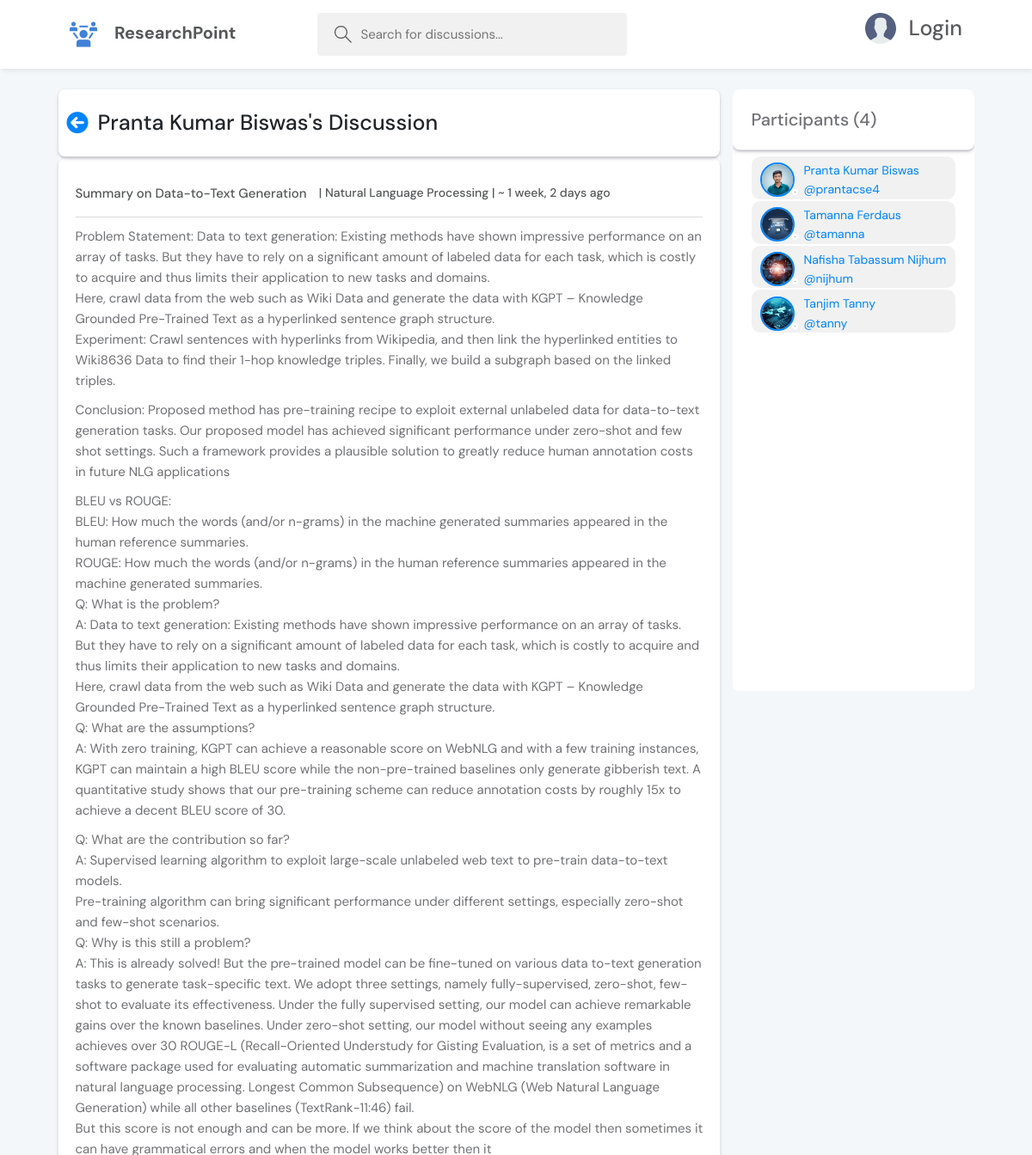
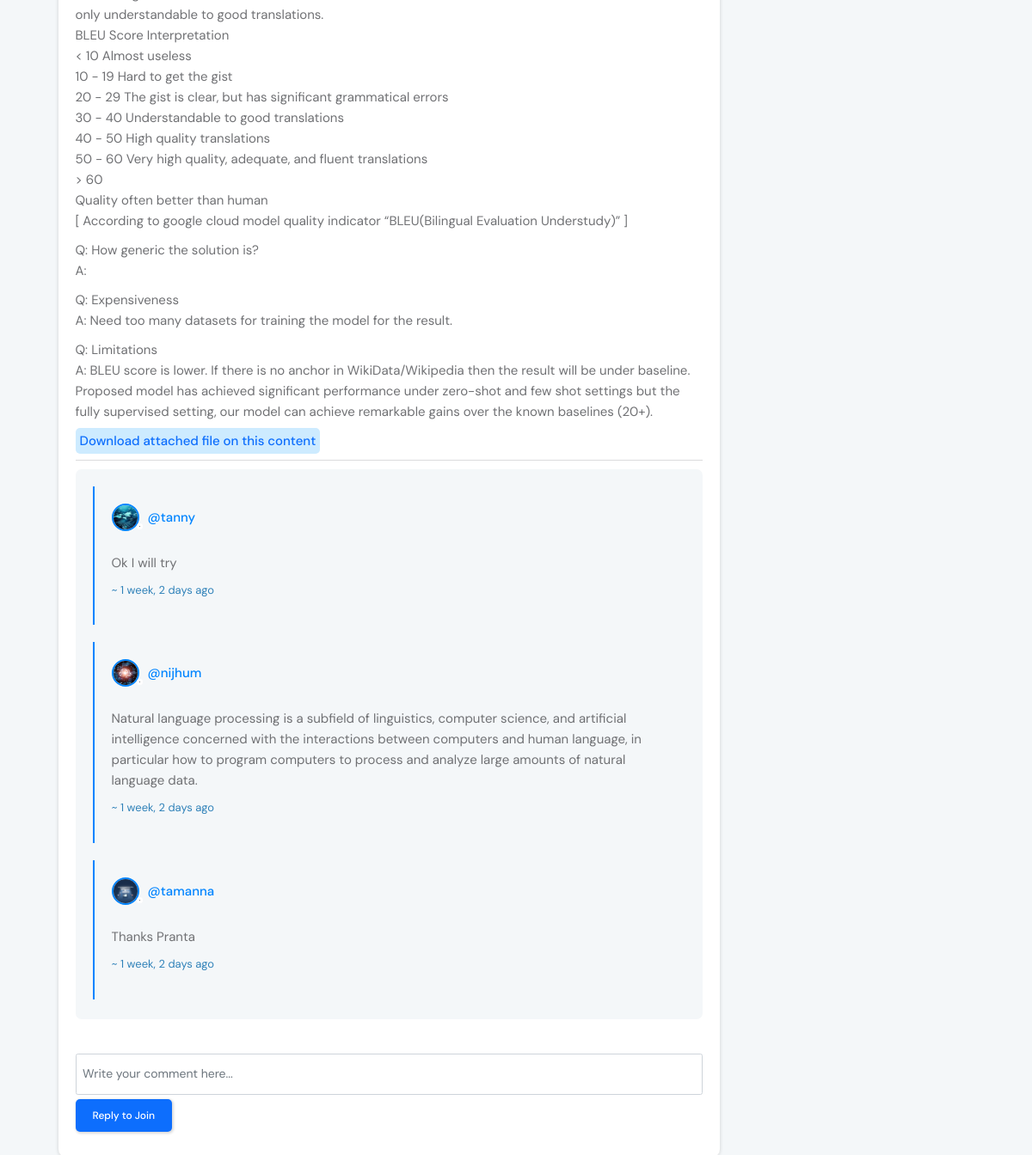
The page /discussion/1/ on the database its author committed (2 pictures, top to bottom).
### Discussions/models.py (models this page shows, shortened)
class Discussion(models.Model):
    host = models.ForeignKey(User, on_delete=models.SET_NULL, null=True)
    topic = models.ForeignKey(Topic, on_delete=models.SET_NULL, null=True)
    name = models.CharField(max_length=200)
    description = models.TextField(blank=True, null=True)
    file = models.FileField(upload_to='Files', max_length=100,  blank=True, null=True)
    participants = models.ManyToManyField(User, related_name='participants', blank=True)
    update = models.DateTimeField(auto_now=True)
    created =models.DateTimeField(auto_now_add=True)
    class Meta:
        ordering = ('-update', '-created')

class Topic(models.Model):
    name = models.CharField(max_length=200)

class Comment(models.Model):
    user = models.ForeignKey(User, on_delete=models.CASCADE)
    discussion = models.ForeignKey(Discussion, on_delete=models.CASCADE)
    body = models.TextField(blank=True, null=True)
    update = models.DateTimeField(auto_now=True)
    created =models.DateTimeField(auto_now_add=True)
    class Meta:
        ordering = ('-update', '-created')

### Accounts/models.py (models this page shows)
class User(AbstractUser):
    name = models.CharField(max_length=200, null=True)
    email = models.EmailField(null=True, unique=True)
    bio = models.TextField(null=True)
    institution = models.CharField(null=True, max_length=255,)
    is_user  = models.BooleanField(default=False, blank=True, null=True)
    is_researcher  = models.BooleanField(default=False, blank=True, null=True)
    avatar = models.ImageField(upload_to='upload', null=True, default="avatar.svg")
    REQUIRED_FIELDS = []

### Discussions/views.py (the view, shortened to what this page needs)
# urls.py: path('discussion/<str:pk>/', views.discussion, name="discussion"),
def discussion(request, pk):
    thisdiscussion = Discussion.objects.get(pk=pk)
    discussion_comments = thisdiscussion.comment_set.all()
    participants = thisdiscussion.participants.all()
    diction = {'discussion':thisdiscussion, 'participants':participants, 'discussion_comments':discussion_comments}
    return render(request, 'Discussions/Discussion.html', context=diction)

### Discussions/templates/Discussions/discussion.html (shortened to what this page needs)
{% extends 'main.html' %}
{% load static %}
{% block extracss %}
<link rel="stylesheet" href="{% static 'css/main.css' %}">
{% endblock extracss %}
{% block main %}
<br>
<main>
  <div class="container mydiscussions">
    <div class="discussions ">
      <div class="card-header myheader">
        <div class="right">
          <a href="{% url 'home' %}"><i class="fas fa-arrow-circle-left"></i></a>
          <h4 class="d-flex justify-content-center"><a class="text-dark" href="{% url 'user-profile' discussion.host.id %}">{{ discussion.host.name }}'s Discussion</a></h4>
        </div>
      </div>
      <div class="discussion-body">
        <div class="discussionList2">
          <div class="discussionList_content">
            <a href="{% url 'discussion' discussion.id %}">{{ discussion.name }} <span class="myspan">&nbsp; &nbsp; | {{ discussion.topic.name }} | ~ {{discussion.created|timesince }} ago</span></a>
            <hr>
            <p>
              {{discussion.description|linebreaks}}
            </p>
            {% if discussion.file %}
            <p><a href="{{ discussion.file.url }}" class="text-primary download">Download attached file on this
                content</a></p>
            {% endif %}
            <hr>
            {% if discussion_comments.count > 0 %}
            <div class="room__conversation">
              <div class="threads scroll">
                {% for comment in discussion_comments %}
                <div class="thread">
                  <div class="thread__top">
                    <div class="thread__author">
                      <a href="{% url 'user-profile' comment.user.id %}" class="thread__authorInfo">
                        <div class="avatar avatar--small">
                          <img src="{{ comment.user.avatar.url }}" />
                        </div>
                        <span class="myauthor">@{{comment.user.username}}</span>
                      </a>
                    </div>
                  </div>
                  <div>
                    <p>{{ comment.body|linebreaks }}</p>
                  </div>
              <p class="myp">~ {{comment.created|timesince}} ago</p>
                </div>
                {% endfor %}
              </div>
            </div>
            {% endif %}
            <div class="mycomment">
              <form action="" method="POST">
                <input name="body" class="form-control" required placeholder="Write your comment here..." />
                <button class="btn btn-primary text-white mt-2">Reply to Join</button>
              </form>
            </div>
          </div>
        </div>
      </div>
    </div>
    <div class="participants">
      <div class="card-header myheader">
        <h4>Participants ({{participants.count}}) </h4>
      </div>
        <div class="mycommentcard">
          {% for user in participants %}
          <a href="{% url 'user-profile' user.id %}" class="myparticipant">
            <div class="avatar avatar--medium">
              <img src="{{ user.avatar.url }}" />
            </div>
            <p class="usernamecomment">
              {{user.name}}
              <span>@{{user.username}}</span>
            </p>
          </a>
          {% endfor %}
        </div>
    </div>
  </div>
  <br><br>
</main>
{% endblock main %}

### static/css/style.css (style rules this page uses)
:root { --color-main: #0084FF; --color-main-light: #e1f6fb; --mycolor-light: #ffffff;; --color-dark-medium: #f1f1f1; --color-dark-light: #0084FF; --mycolor-dark: rgb(85, 87, 88); --color-gray: #595a5c; --color-light-gray: #707174; --color-bg: #F4F7F9; --color-success: #5dd693; --color-error: #fc4b0b; --light-color:#CDEBFF; }
* { font-family: "DM Sans", -apple-system, BlinkMacSystemFont, "Segoe UI", Roboto, Oxygen, Ubuntu, Cantarell, "Open Sans", "Helvetica Neue", sans-serif; margin: 0; padding: 0; box-sizing: border-box; text-rendering: optimizeLegibility; font-size: inherit; }
html { font-size: 56.25%; }
@media only screen and (min-width: 1200px) { html { font-size: 62.5%; } }
body { line-height: 1.6; font-weight: 400; font-size: 1.5rem; color: var(--color-light-gray); background-color: var(--color-bg); min-height: 100vh; }
img { width: 100%; }
a { display: inline-block; color: var(--color-main); text-decoration: none; }
.container { max-width: 120rem; width: 90%; margin: auto; }
.btn { border: none; display: inline-flex; align-items: center; gap: 1rem; cursor: pointer; transition: all ease-in-out 0.3s; padding: 1rem 2rem; border-radius: 5px; box-shadow: 1px 1px 3px 1px rgba(0, 0, 0, 0.15); font-weight: 500; font-size: 1.2rem; }
.avatar { position: relative; display: inline-block; border-radius: 50%; border: 2px solid var(--color-main); }
.avatar img { display: block; border-radius: 50%; object-fit: cover; object-position: center; }
.avatar::after { content: ""; display: block; position: absolute; background-color: var(--color-gray); z-index: 111; border-radius: 50%; border: 0.3rem solid var(--mycolor-light); }
.avatar.avatar--small img { width: 2.8rem; height: 2.8rem; }
.avatar.avatar--small:after { width: 0.7rem; height: 0.7rem; bottom: 0px; right: -6px; }
.avatar.avatar--medium img { width: 3.6rem; height: 3.6rem; border-radius: 50%; }
.avatar.avatar--medium:after { width: 0.7rem; height: 0.7rem; bottom: 0px; right: -6px; }
.discussionList_content { margin: 1rem 0; }
.discussionList_content a { font-size: 2rem; font-weight: 500; margin-bottom: 1.5rem; color: var(--mycolor-dark); transition: all 0.3s ease-in-out; }
.room, .participants { background: var(--mycolor-light); max-height: 87.5vh; border-radius: 0.7rem; overflow: hidden; position: relative; }
.room__conversation { margin-top: 1rem; margin-bottom: 4rem; height: 64%; }
.threads { background: var(--color-bg); border-radius: 0.7rem; overflow-y: auto; max-height: 20vh; margin-top: 51vh; padding: 0 2rem 4rem 2rem; }
.thread { border-left: 2px solid var(--mycolor-light); padding-left: 1rem; margin: 2rem 0; padding: 2rem; }
.thread__top { display: flex; align-items: center; justify-content: space-between; }
.thread__author { display: flex; align-items: center; gap: 1.5rem; font-size: 1.4rem; }
.thread__authorInfo { display: flex; align-items: center; gap: 1rem; }
.form-control { display: block; width: 100%; padding: 0.55rem 0.75rem; font-size: 1.4rem; font-weight: 400; line-height: 2.5; color: #212529; background-color: #fff; background-clip: padding-box; border: 1px solid #ced4da; -webkit-appearance: none; -moz-appearance: none; appearance: none; border-radius: 0.25rem; transition: border-color .15s ease-in-out,box-shadow .15s ease-in-out; }
.discussionList_content a { font-size: 1.5rem; font-weight: 500; margin-bottom: 1.5rem; color: var(--mycolor-dark); transition: all 0.3s ease-in-out; }
.myp { font-size: 1.3rem; color: #3082b9; }

### rows shown on the page
Discussion: host.name "Pranta Kumar Biswas", name "Summary on Data-to-Text Generation", topic.name "Natural Language Processing", created "1 week, 2 days", description "Problem Statement: Data to text generation: Existing methods have shown impressive performance on an array of tasks. But they have to rely on a significant amount of labeled data for each task, which is costly to acquire and thus limits their application to new tasks and domains. Here, crawl data from the web such as Wiki Data and generate the data with KGPT – Knowledge Grounded Pre-Trained Text as a hyperlinked sentence graph structure. Experiment: Crawl sentences with hyperlinks from Wikipedia, and then link the hyperlinked entities to Wiki8636 Data to find their 1-hop knowledge triples. Finally, we build a subgraph based on the linked triples. Conclusion: Proposed method has pre-training…"
Comment: user.avatar (picture), user.username "tanny", body "Ok I will try", created "1 week, 2 days"
Comment: user.avatar (picture), user.username "nijhum", body "Natural language processing is a subfield of linguistics, computer science, and artificial intelligence concerned with the interactions between computers and human language, in particular how to program computers to process and analyze large amounts of natural language data.", created "1 week, 2 days"
Comment: user.avatar (picture), user.username "tamanna", body "Thanks Pranta", created "1 week, 2 days"
User: avatar (picture), name "Pranta Kumar Biswas", username "prantacse4"
User: avatar (picture), name "Tamanna Ferdaus", username "tamanna"
User: avatar (picture), name "Nafisha Tabassum Nijhum", username "nijhum"
User: avatar (picture), name "Tanjim Tanny", username "tanny"

### other values the page prints
{{ participants.count }} "4"
